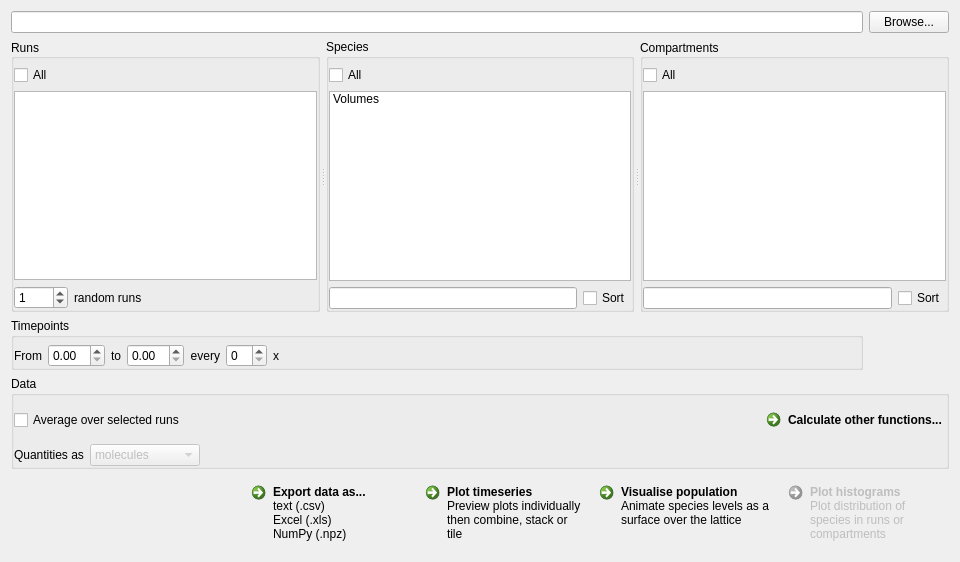
<?xml version="1.0" encoding="UTF-8"?>
<ui version="4.0">
 <class>SimulationResultsDialog</class>
 <widget class="QWidget" name="SimulationResultsDialog">
  <property name="enabled">
   <bool>true</bool>
  </property>
  <property name="geometry">
   <rect>
    <x>0</x>
    <y>0</y>
    <width>960</width>
    <height>562</height>
   </rect>
  </property>
  <property name="sizePolicy">
   <sizepolicy hsizetype="Preferred" vsizetype="Preferred">
    <horstretch>0</horstretch>
    <verstretch>0</verstretch>
   </sizepolicy>
  </property>
  <property name="maximumSize">
   <size>
    <width>16777215</width>
    <height>16777215</height>
   </size>
  </property>
  <property name="windowTitle">
   <string>Simulator Results</string>
  </property>
  <layout class="QGridLayout" name="gridLayout_5">
   <item row="0" column="0" colspan="7">
    <widget class="QLineEdit" name="file_name_line_edit">
     <property name="enabled">
      <bool>true</bool>
     </property>
     <property name="toolTip">
      <string/>
     </property>
     <property name="readOnly">
      <bool>true</bool>
     </property>
    </widget>
   </item>
   <item row="0" column="7">
    <widget class="QPushButton" name="load_button">
     <property name="maximumSize">
      <size>
       <width>16777215</width>
       <height>16777215</height>
      </size>
     </property>
     <property name="toolTip">
      <string>Select a different H5 file</string>
     </property>
     <property name="text">
      <string>Browse...</string>
     </property>
    </widget>
   </item>
   <item row="2" column="0" colspan="7">
    <widget class="QGroupBox" name="_timepoints_group_box">
     <property name="title">
      <string>Timepoints</string>
     </property>
     <property name="flat">
      <bool>true</bool>
     </property>
     <layout class="QGridLayout" name="gridLayout_4">
      <property name="leftMargin">
       <number>0</number>
      </property>
      <property name="topMargin">
       <number>6</number>
      </property>
      <property name="rightMargin">
       <number>0</number>
      </property>
      <property name="bottomMargin">
       <number>0</number>
      </property>
      <item row="0" column="0">
       <widget class="QLabel" name="_from_label">
        <property name="sizePolicy">
         <sizepolicy hsizetype="Maximum" vsizetype="Preferred">
          <horstretch>0</horstretch>
          <verstretch>0</verstretch>
         </sizepolicy>
        </property>
        <property name="toolTip">
         <string>Select timepoints starting from &lt;I&gt;n&lt;/I&gt;</string>
        </property>
        <property name="text">
         <string>From</string>
        </property>
        <property name="alignment">
         <set>Qt::AlignRight|Qt::AlignTrailing|Qt::AlignVCenter</set>
        </property>
       </widget>
      </item>
      <item row="0" column="1">
       <widget class="FromToDoubleSpinBox" name="from_spin_box">
        <property name="sizePolicy">
         <sizepolicy hsizetype="Preferred" vsizetype="Fixed">
          <horstretch>0</horstretch>
          <verstretch>0</verstretch>
         </sizepolicy>
        </property>
        <property name="toolTip">
         <string>Select timepoints starting from &lt;I&gt;n&lt;/I&gt;</string>
        </property>
       </widget>
      </item>
      <item row="0" column="2">
       <widget class="QLabel" name="_to_label">
        <property name="sizePolicy">
         <sizepolicy hsizetype="Maximum" vsizetype="Preferred">
          <horstretch>0</horstretch>
          <verstretch>0</verstretch>
         </sizepolicy>
        </property>
        <property name="toolTip">
         <string>Select timepoints up to and including &lt;I&gt;n&lt;/I&gt;</string>
        </property>
        <property name="text">
         <string>to</string>
        </property>
        <property name="alignment">
         <set>Qt::AlignRight|Qt::AlignTrailing|Qt::AlignVCenter</set>
        </property>
       </widget>
      </item>
      <item row="0" column="3">
       <widget class="FromToDoubleSpinBox" name="to_spin_box">
        <property name="sizePolicy">
         <sizepolicy hsizetype="Preferred" vsizetype="Fixed">
          <horstretch>0</horstretch>
          <verstretch>0</verstretch>
         </sizepolicy>
        </property>
        <property name="toolTip">
         <string>Select timepoints up to and including &lt;I&gt;n&lt;/I&gt;</string>
        </property>
       </widget>
      </item>
      <item row="0" column="4">
       <widget class="QLabel" name="_every_label">
        <property name="sizePolicy">
         <sizepolicy hsizetype="Maximum" vsizetype="Preferred">
          <horstretch>0</horstretch>
          <verstretch>0</verstretch>
         </sizepolicy>
        </property>
        <property name="toolTip">
         <string>Select every &lt;I&gt;n&lt;/I&gt; timepoints from start to finish</string>
        </property>
        <property name="text">
         <string>every</string>
        </property>
        <property name="alignment">
         <set>Qt::AlignRight|Qt::AlignTrailing|Qt::AlignVCenter</set>
        </property>
       </widget>
      </item>
      <item row="0" column="5">
       <widget class="QSpinBox" name="every_spin_box">
        <property name="sizePolicy">
         <sizepolicy hsizetype="Preferred" vsizetype="Fixed">
          <horstretch>0</horstretch>
          <verstretch>0</verstretch>
         </sizepolicy>
        </property>
        <property name="toolTip">
         <string>Select every &lt;I&gt;n&lt;/I&gt; timepoints from start to finish</string>
        </property>
       </widget>
      </item>
      <item row="0" column="6">
       <widget class="QLabel" name="_multiplied_by_label">
        <property name="toolTip">
         <string>multiplied by</string>
        </property>
        <property name="text">
         <string>x</string>
        </property>
       </widget>
      </item>
      <item row="0" column="7">
       <widget class="QLabel" name="log_interval_label">
        <property name="sizePolicy">
         <sizepolicy hsizetype="Maximum" vsizetype="Preferred">
          <horstretch>0</horstretch>
          <verstretch>0</verstretch>
         </sizepolicy>
        </property>
        <property name="toolTip">
         <string>Logging interval (log_interval) of simulation</string>
        </property>
        <property name="text">
         <string/>
        </property>
       </widget>
      </item>
      <item row="0" column="8">
       <spacer name="_timepoints_spacer">
        <property name="orientation">
         <enum>Qt::Horizontal</enum>
        </property>
        <property name="sizeHint" stdset="0">
         <size>
          <width>57</width>
          <height>20</height>
         </size>
        </property>
       </spacer>
      </item>
     </layout>
    </widget>
   </item>
   <item row="5" column="0" colspan="2">
    <spacer name="_actions_spacer">
     <property name="orientation">
      <enum>Qt::Horizontal</enum>
     </property>
     <property name="sizeHint" stdset="0">
      <size>
       <width>244</width>
       <height>20</height>
      </size>
     </property>
    </spacer>
   </item>
   <item row="5" column="3">
    <widget class="QCommandLinkButton" name="plot_timeseries_button">
     <property name="toolTip">
      <string>Plot timeseries for selected runs, species and compartments</string>
     </property>
     <property name="text">
      <string>Plot timeseries</string>
     </property>
     <property name="icon">
      <iconset resource="icons.qrc">
       <normaloff>:/plot_2d.png</normaloff>:/plot_2d.png</iconset>
     </property>
     <property name="iconSize">
      <size>
       <width>64</width>
       <height>64</height>
      </size>
     </property>
     <property name="description">
      <string>Preview plots individually then combine, stack or tile</string>
     </property>
    </widget>
   </item>
   <item row="1" column="0" colspan="8">
    <widget class="QSplitter" name="_runs_species_compartments_splitter">
     <property name="sizePolicy">
      <sizepolicy hsizetype="Expanding" vsizetype="Expanding">
       <horstretch>0</horstretch>
       <verstretch>0</verstretch>
      </sizepolicy>
     </property>
     <property name="frameShape">
      <enum>QFrame::NoFrame</enum>
     </property>
     <property name="orientation">
      <enum>Qt::Horizontal</enum>
     </property>
     <property name="opaqueResize">
      <bool>true</bool>
     </property>
     <property name="handleWidth">
      <number>6</number>
     </property>
     <property name="childrenCollapsible">
      <bool>false</bool>
     </property>
     <widget class="QGroupBox" name="_runs_group_box">
      <property name="title">
       <string>Runs</string>
      </property>
      <property name="alignment">
       <set>Qt::AlignLeading|Qt::AlignLeft|Qt::AlignVCenter</set>
      </property>
      <property name="flat">
       <bool>true</bool>
      </property>
      <layout class="QGridLayout" name="gridLayout_3">
       <property name="leftMargin">
        <number>0</number>
       </property>
       <property name="topMargin">
        <number>6</number>
       </property>
       <property name="rightMargin">
        <number>0</number>
       </property>
       <property name="bottomMargin">
        <number>0</number>
       </property>
       <item row="0" column="0">
        <widget class="QCheckBox" name="select_all_runs_check_box">
         <property name="enabled">
          <bool>true</bool>
         </property>
         <property name="toolTip">
          <string>Select all runs</string>
         </property>
         <property name="text">
          <string>All</string>
         </property>
         <property name="checked">
          <bool>false</bool>
         </property>
        </widget>
       </item>
       <item row="1" column="0" colspan="3">
        <widget class="ListWidget" name="runs_list_widget">
         <property name="enabled">
          <bool>true</bool>
         </property>
         <property name="toolTip">
          <string>Select multiple runs using Ctrl-click, Shift-click or by clicking and dragging.</string>
         </property>
         <property name="selectionMode">
          <enum>QAbstractItemView::ExtendedSelection</enum>
         </property>
        </widget>
       </item>
       <item row="2" column="0">
        <widget class="QSpinBox" name="random_runs_spin_box">
         <property name="enabled">
          <bool>true</bool>
         </property>
         <property name="toolTip">
          <string>Select &lt;I&gt;n&lt;/I&gt; random runs</string>
         </property>
         <property name="suffix">
          <string/>
         </property>
         <property name="minimum">
          <number>0</number>
         </property>
         <property name="maximum">
          <number>1000</number>
         </property>
         <property name="singleStep">
          <number>1</number>
         </property>
         <property name="value">
          <number>1</number>
         </property>
        </widget>
       </item>
       <item row="2" column="1">
        <widget class="QLabel" name="random_runs_label">
         <property name="toolTip">
          <string>Select &lt;I&gt;n&lt;/I&gt; random runs</string>
         </property>
         <property name="text">
          <string>random runs</string>
         </property>
         <property name="buddy">
          <cstring>random_runs_spin_box</cstring>
         </property>
        </widget>
       </item>
       <item row="2" column="2">
        <spacer name="_random_runs_spacer">
         <property name="orientation">
          <enum>Qt::Horizontal</enum>
         </property>
         <property name="sizeHint" stdset="0">
          <size>
           <width>40</width>
           <height>20</height>
          </size>
         </property>
        </spacer>
       </item>
       <item row="0" column="2">
        <widget class="QLabel" name="runs_selected_and_total_label">
         <property name="toolTip">
          <string>selected / total</string>
         </property>
         <property name="text">
          <string/>
         </property>
         <property name="scaledContents">
          <bool>false</bool>
         </property>
         <property name="alignment">
          <set>Qt::AlignRight|Qt::AlignTrailing|Qt::AlignVCenter</set>
         </property>
        </widget>
       </item>
      </layout>
     </widget>
     <widget class="QGroupBox" name="_species_group_box">
      <property name="title">
       <string>Species</string>
      </property>
      <property name="flat">
       <bool>true</bool>
      </property>
      <layout class="QGridLayout" name="gridLayout_2">
       <property name="leftMargin">
        <number>0</number>
       </property>
       <property name="topMargin">
        <number>6</number>
       </property>
       <property name="rightMargin">
        <number>0</number>
       </property>
       <property name="bottomMargin">
        <number>0</number>
       </property>
       <property name="horizontalSpacing">
        <number>6</number>
       </property>
       <item row="0" column="0">
        <widget class="QCheckBox" name="select_all_species_check_box">
         <property name="enabled">
          <bool>true</bool>
         </property>
         <property name="toolTip">
          <string>Select all (filtered) species</string>
         </property>
         <property name="text">
          <string>All</string>
         </property>
         <property name="checked">
          <bool>false</bool>
         </property>
        </widget>
       </item>
       <item row="0" column="1">
        <widget class="QLabel" name="species_selected_and_total_label">
         <property name="toolTip">
          <string>selected / total</string>
         </property>
         <property name="text">
          <string/>
         </property>
         <property name="scaledContents">
          <bool>false</bool>
         </property>
         <property name="alignment">
          <set>Qt::AlignRight|Qt::AlignTrailing|Qt::AlignVCenter</set>
         </property>
        </widget>
       </item>
       <item row="1" column="0" colspan="2">
        <widget class="ListWidget" name="species_list_widget">
         <property name="toolTip">
          <string>Select multiple species using Ctrl-click, Shift-click or by clicking and dragging.</string>
         </property>
         <property name="selectionMode">
          <enum>QAbstractItemView::ExtendedSelection</enum>
         </property>
         <property name="sortingEnabled">
          <bool>false</bool>
         </property>
         <item>
          <property name="text">
           <string>Volumes</string>
          </property>
         </item>
        </widget>
       </item>
       <item row="2" column="0">
        <widget class="QLineEdit" name="filter_species_line_edit">
         <property name="toolTip">
          <string>Filter Species</string>
         </property>
        </widget>
       </item>
       <item row="2" column="1">
        <widget class="QCheckBox" name="sort_species_check_box">
         <property name="text">
          <string>Sort</string>
         </property>
        </widget>
       </item>
      </layout>
     </widget>
     <widget class="QGroupBox" name="_compartments_group_box">
      <property name="title">
       <string>Compartments</string>
      </property>
      <property name="alignment">
       <set>Qt::AlignLeading|Qt::AlignLeft|Qt::AlignVCenter</set>
      </property>
      <property name="flat">
       <bool>true</bool>
      </property>
      <layout class="QGridLayout" name="gridLayout">
       <property name="leftMargin">
        <number>0</number>
       </property>
       <property name="topMargin">
        <number>6</number>
       </property>
       <property name="rightMargin">
        <number>0</number>
       </property>
       <property name="bottomMargin">
        <number>0</number>
       </property>
       <property name="spacing">
        <number>6</number>
       </property>
       <item row="0" column="0">
        <widget class="QCheckBox" name="select_all_compartments_check_box">
         <property name="enabled">
          <bool>true</bool>
         </property>
         <property name="toolTip">
          <string>Select all (filter) compartments</string>
         </property>
         <property name="text">
          <string>All</string>
         </property>
         <property name="checked">
          <bool>false</bool>
         </property>
        </widget>
       </item>
       <item row="0" column="1">
        <widget class="QLabel" name="compartments_selected_and_total_label">
         <property name="toolTip">
          <string>selected / total</string>
         </property>
         <property name="text">
          <string/>
         </property>
         <property name="scaledContents">
          <bool>false</bool>
         </property>
         <property name="alignment">
          <set>Qt::AlignRight|Qt::AlignTrailing|Qt::AlignVCenter</set>
         </property>
        </widget>
       </item>
       <item row="2" column="0" colspan="2">
        <widget class="ListWidget" name="compartments_list_widget">
         <property name="enabled">
          <bool>true</bool>
         </property>
         <property name="toolTip">
          <string>Select multiple compartments using Ctrl-click, Shift-click or by clicking and dragging.</string>
         </property>
         <property name="selectionMode">
          <enum>QAbstractItemView::ExtendedSelection</enum>
         </property>
         <property name="sortingEnabled">
          <bool>false</bool>
         </property>
        </widget>
       </item>
       <item row="3" column="0">
        <widget class="QLineEdit" name="filter_compartments_line_edit">
         <property name="toolTip">
          <string>Filter Compartments</string>
         </property>
        </widget>
       </item>
       <item row="3" column="1">
        <widget class="QCheckBox" name="sort_compartments_check_box">
         <property name="text">
          <string>Sort</string>
         </property>
        </widget>
       </item>
      </layout>
     </widget>
    </widget>
   </item>
   <item row="5" column="2">
    <widget class="QCommandLinkButton" name="export_data_as_button">
     <property name="toolTip">
      <string>Save timeseries data for selected runs, species and compartments</string>
     </property>
     <property name="text">
      <string>Export data as...</string>
     </property>
     <property name="icon">
      <iconset resource="icons.qrc">
       <normaloff>:/data.png</normaloff>:/data.png</iconset>
     </property>
     <property name="iconSize">
      <size>
       <width>64</width>
       <height>64</height>
      </size>
     </property>
     <property name="checkable">
      <bool>false</bool>
     </property>
     <property name="autoExclusive">
      <bool>false</bool>
     </property>
     <property name="description">
      <string>text (.csv)
Excel (.xls)
NumPy (.npz)</string>
     </property>
    </widget>
   </item>
   <item row="3" column="0" colspan="8">
    <widget class="QGroupBox" name="_data_group_box">
     <property name="title">
      <string>Data</string>
     </property>
     <property name="flat">
      <bool>true</bool>
     </property>
     <layout class="QGridLayout" name="gridLayout_8">
      <property name="leftMargin">
       <number>0</number>
      </property>
      <property name="topMargin">
       <number>6</number>
      </property>
      <property name="rightMargin">
       <number>0</number>
      </property>
      <property name="bottomMargin">
       <number>0</number>
      </property>
      <item row="1" column="0">
       <widget class="QLabel" name="quantities_label">
        <property name="text">
         <string>Quantities as</string>
        </property>
       </widget>
      </item>
      <item row="0" column="0" colspan="3">
       <widget class="QCheckBox" name="average_over_selected_runs_check_box">
        <property name="text">
         <string>Average over selected runs</string>
        </property>
       </widget>
      </item>
      <item row="1" column="1">
       <widget class="QComboBox" name="quantities_combo_box">
        <property name="enabled">
         <bool>false</bool>
        </property>
        <item>
         <property name="text">
          <string>molecules</string>
         </property>
        </item>
        <item>
         <property name="text">
          <string>concentrations</string>
         </property>
        </item>
       </widget>
      </item>
      <item row="0" column="4">
       <widget class="QCommandLinkButton" name="calculate_button">
        <property name="layoutDirection">
         <enum>Qt::LeftToRight</enum>
        </property>
        <property name="text">
         <string>Calculate other functions...</string>
        </property>
        <property name="description">
         <string/>
        </property>
       </widget>
      </item>
      <item row="1" column="2" colspan="3">
       <spacer name="_quantities_spacer">
        <property name="orientation">
         <enum>Qt::Horizontal</enum>
        </property>
        <property name="sizeHint" stdset="0">
         <size>
          <width>40</width>
          <height>20</height>
         </size>
        </property>
       </spacer>
      </item>
      <item row="0" column="3">
       <spacer name="_calculate_spacer">
        <property name="orientation">
         <enum>Qt::Horizontal</enum>
        </property>
        <property name="sizeHint" stdset="0">
         <size>
          <width>40</width>
          <height>20</height>
         </size>
        </property>
       </spacer>
      </item>
     </layout>
    </widget>
   </item>
   <item row="5" column="5" colspan="3">
    <widget class="QCommandLinkButton" name="plot_histograms_button">
     <property name="enabled">
      <bool>false</bool>
     </property>
     <property name="toolTip">
      <string>Save timeseries data for selected runs, species and compartments</string>
     </property>
     <property name="text">
      <string>Plot histograms</string>
     </property>
     <property name="icon">
      <iconset resource="icons.qrc">
       <normaloff>:/hist.png</normaloff>:/hist.png</iconset>
     </property>
     <property name="iconSize">
      <size>
       <width>64</width>
       <height>64</height>
      </size>
     </property>
     <property name="checkable">
      <bool>false</bool>
     </property>
     <property name="autoExclusive">
      <bool>false</bool>
     </property>
     <property name="description">
      <string>Plot distribution of species in runs or compartments</string>
     </property>
    </widget>
   </item>
   <item row="5" column="4">
    <widget class="QCommandLinkButton" name="visualise_population_button">
     <property name="toolTip">
      <string>Animate levels of selected species on the lattice</string>
     </property>
     <property name="text">
      <string>Visualise population</string>
     </property>
     <property name="icon">
      <iconset resource="icons.qrc">
       <normaloff>:/plot_3d.png</normaloff>:/plot_3d.png</iconset>
     </property>
     <property name="iconSize">
      <size>
       <width>64</width>
       <height>64</height>
      </size>
     </property>
     <property name="description">
      <string>Animate species levels as a surface over the lattice</string>
     </property>
    </widget>
   </item>
  </layout>
 </widget>
 <customwidgets>
  <customwidget>
   <class>ListWidget</class>
   <extends>QListWidget</extends>
   <header>infobiotics.commons.pyqt4.list_widget.h</header>
  </customwidget>
  <customwidget>
   <class>FromToDoubleSpinBox</class>
   <extends>QDoubleSpinBox</extends>
   <header>FromToDoubleSpinBox.h</header>
  </customwidget>
 </customwidgets>
 <tabstops>
  <tabstop>file_name_line_edit</tabstop>
  <tabstop>select_all_runs_check_box</tabstop>
  <tabstop>random_runs_spin_box</tabstop>
  <tabstop>runs_list_widget</tabstop>
  <tabstop>select_all_species_check_box</tabstop>
  <tabstop>species_list_widget</tabstop>
  <tabstop>select_all_compartments_check_box</tabstop>
  <tabstop>compartments_list_widget</tabstop>
 </tabstops>
 <resources>
  <include location="icons.qrc"/>
 </resources>
 <connections/>
</ui>
